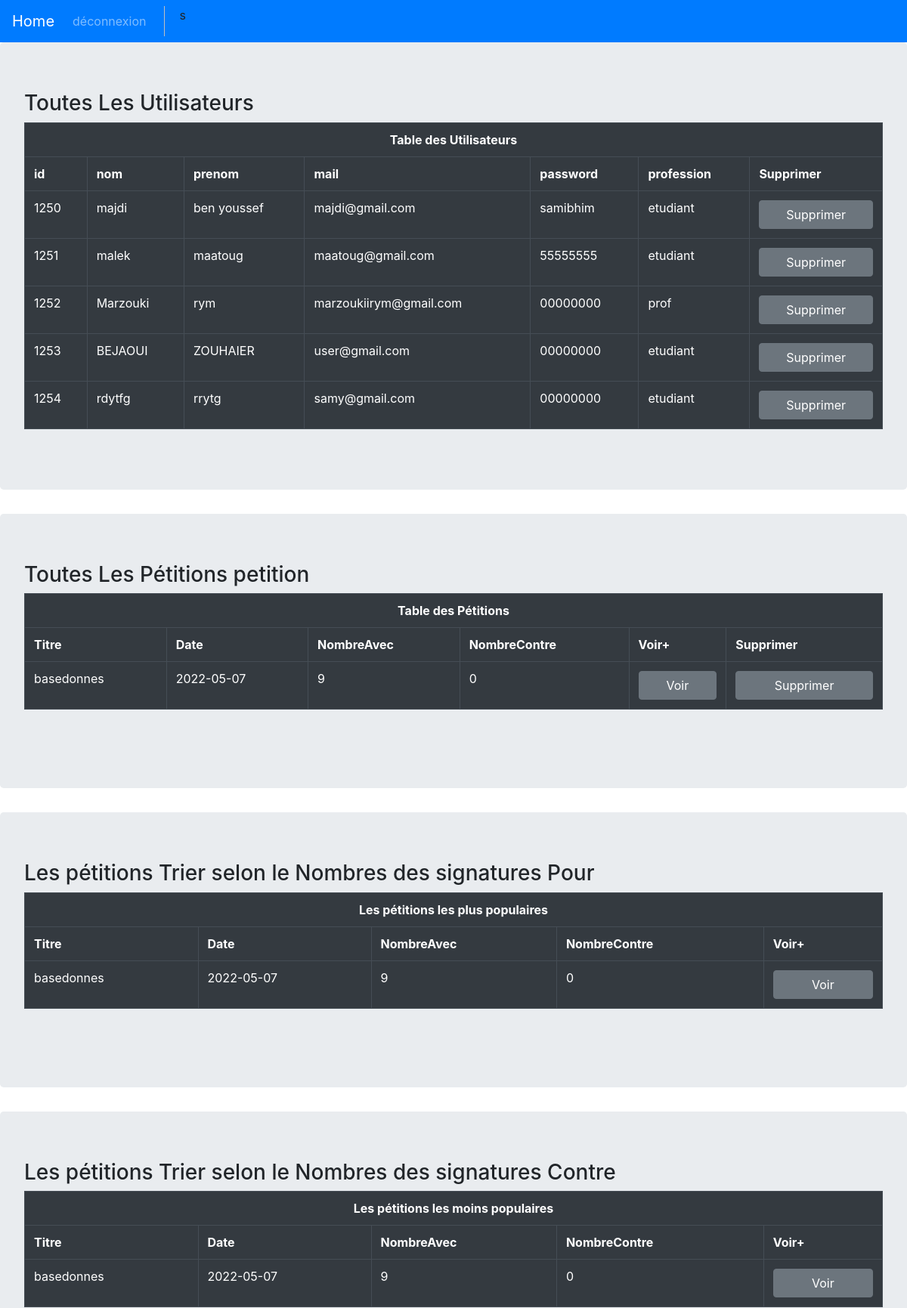
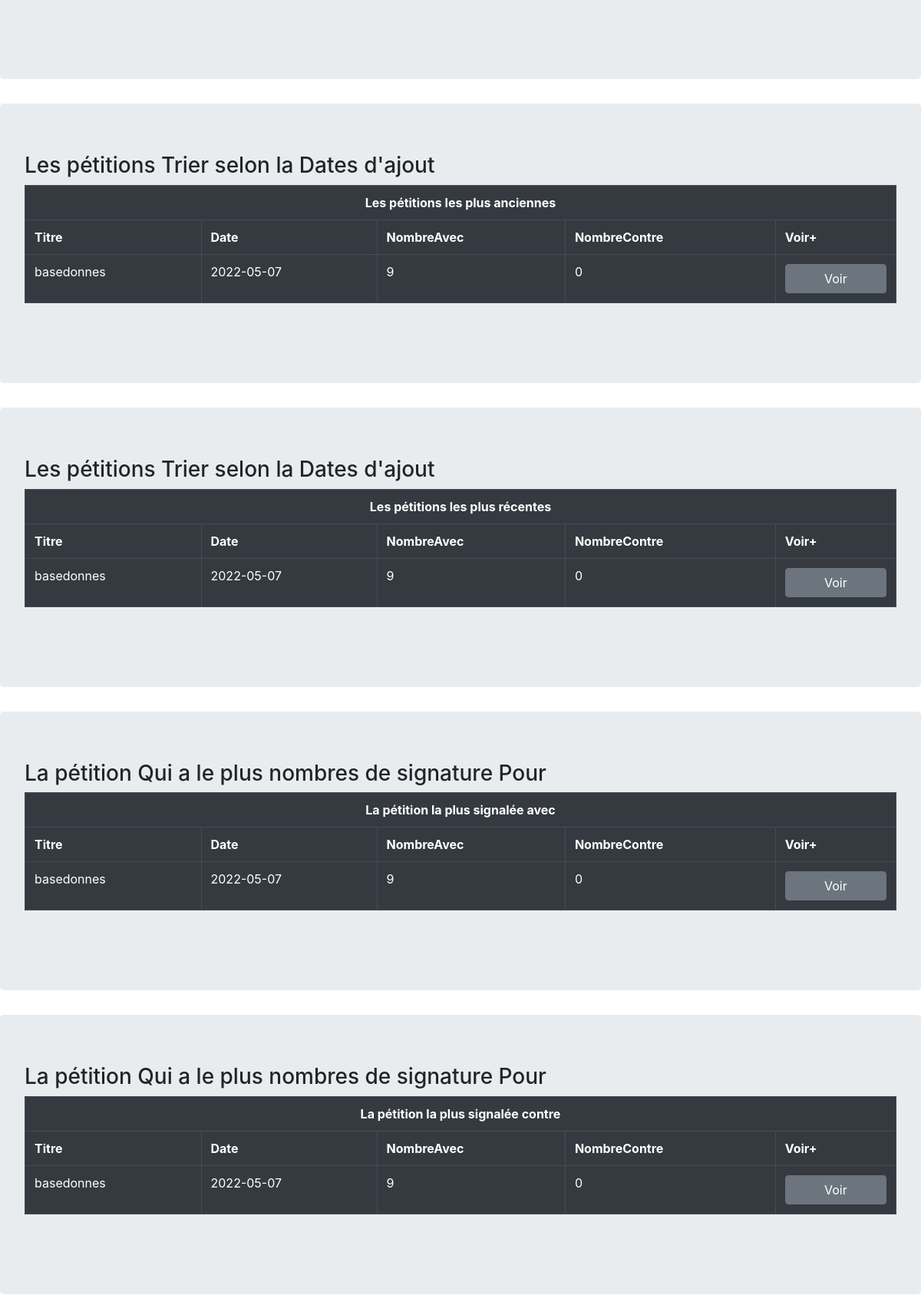
The app's page /admin.php (upper part) with its own data (2 pictures, top to bottom).
### tables this page shows
CREATE TABLE IF NOT EXISTS `utilisateur` (
  `user_id` int(8) NOT NULL AUTO_INCREMENT,
  `user_nom` varchar(100) NOT NULL,
  `user_pnom` varchar(100) NOT NULL,
  `user_mail` varchar(100) NOT NULL,
  `user_mdp` varchar(100) NOT NULL,
  `user_profession` varchar(20) NOT NULL,
  PRIMARY KEY (`user_id`),
  UNIQUE KEY `user_mail` (`user_mail`)
);

CREATE TABLE IF NOT EXISTS `petition` (
  `petition_id` int(8) NOT NULL AUTO_INCREMENT,
  `petition_titre` text NOT NULL,
  `petition_text` text NOT NULL,
  `petition_date` date NOT NULL,
  `avec` int(10) DEFAULT '0',
  `contre` int(10) DEFAULT '0',
  `user_id` int(8) NOT NULL,
  PRIMARY KEY (`petition_id`),
  KEY `user_id` (`user_id`)
);

### admin.php (the view, shortened to what this page needs)
<link rel="stylesheet" href="https://stackpath.bootstrapcdn.com/bootstrap/4.3.1/css/bootstrap.min.css">
<nav class="navbar navbar-expand-sm bg-primary navbar-dark ">
    <a class="navbar-brand" href="admin.php">Home</a>
    <ul class="navbar-nav">
        <li class="nav-item"><a href="login.php" class="nav-link">déconnexion</a></ol>
        <li class="nav-item"><a diseabled class="nav-link"><?php session_start(); echo $_SESSION['mail'] ?></a></li>
        <li class="nav-item"><img width="5%" height="100%" src="export.php?mail=img@img.com"/></li>s
    </ul>
</nav>
<?php
$servername = 'localhost';
$username = 'root';
$password = '';
$dbname = 'pweb';
try{
    $dbco = new PDO("mysql:host=$servername;dbname=$dbname", $username, $password);
    $dbco->setAttribute(PDO::ATTR_ERRMODE, PDO::ERRMODE_EXCEPTION);
    $sth = $dbco->prepare("SELECT * FROM utilisateur where user_profession not like 'admin'");
    $sth->execute();
    $result = $sth->fetchAll();
    echo "<div class='jumbotron'>";
    echo "<h3>Toutes Les Utilisateurs</h3>";
    echo "<table border='1' class='table table-dark table-hover'>";
    echo "<tr><th colspan='7'><center>Table des Utilisateurs</center></th></tr>";
    echo "<tr>";
    echo "<th>id</th>";
    echo "<th>nom</th>";
    echo "<th>prenom</th>";
    echo "<th>mail</th>";
    echo "<th>password</th>";
    echo "<th>profession</th>";
    echo "<th>Supprimer</th>";
    echo "</tr>";
    if(count($result) > 0){
    foreach($result as $row){
        echo "<tr>";
        echo "<td>".$row['user_id']."</td>";
        echo "<td>".$row['user_nom']."</td>";
        echo "<td>".$row['user_pnom']."</td>";
        echo "<td>".$row['user_mail']."</td>";
        echo "<td>".$row['user_mdp']."</td>";
        echo "<td>".$row['user_profession']."</td>";
        echo "<td><a class='btn btn-secondary btn-block' href='suppuser.php?id=".$row['user_id']."'>Supprimer</a></td>";
        echo "</tr>";
    }
    }
    else{
        echo "<tr><td colspan='7'><center>Aucun utilisateur</center></td></tr>";
    }
    echo "</table>";
    echo "</div>";
    $sth = $dbco->prepare("SELECT * FROM petition");
    $sth->execute();
    $resultat = $sth->fetchAll(PDO::FETCH_ASSOC);
    if(empty($resultat)){
        echo "<div class='jumbotron'>";
        echo "<h3>Toutes Les Pétitions petition</h3>";
        echo "<table border='1' class='table table-dark table-hover'>";
        echo "<tr><th colspan='6'><center>Table des Pétitions</center></th></tr>";
        echo "<tr>";
        echo "<th>Titre</th>";
        echo "<th>Date</th>";
        echo "<th>NombreAvec</th>";
        echo "<th>NombreContre</th>";
        echo "<th>Voir+</th>";
        echo "<th>Supprimer</th>";
        echo "</tr>";
        echo "<tr><td colspan='6'><center>Aucune petition</center></td></tr>";
        echo "</table>";
        echo "</div>";
    }
    else{
        echo "<div class='jumbotron'>";
        echo "<h3>Toutes Les Pétitions petition</h3>";
        echo "<table border='1' class='table table-dark table-hover'>";
        echo "<tr><th colspan='6'><center>Table des Pétitions</center></th></tr>";
        echo "<tr>";
        echo "<th>Titre</th>";
        echo "<th>Date</th>";
        echo "<th>NombreAvec</th>";
        echo "<th>NombreContre</th>";
        echo "<th>Voir+</th>";
        echo "<th>Supprimer</th>";
        echo "</tr>";
        foreach($resultat as $row){
            echo "<tr>";
            echo "<td>".$row['petition_titre']."</td>";
            echo "<td>".$row['petition_date']."</td>";
            echo "<td>".$row['avec']."</td>";
            echo "<td>".$row['contre']."</td>";
            echo "<td><a class='btn btn-secondary btn-block' href='voirpetadmin.php?id=".$row['petition_id']."'>Voir</a></td>";
            echo "<td><a class='btn btn-secondary btn-block' href='supppetadmin.php?id=".$row['petition_id']."'>Supprimer</a></td>";
            echo "</tr>";
        }
        echo "</table><br>";
        echo "</div>";
    $sth = $dbco->prepare("SELECT * FROM petition ORDER BY avec DESC");
    $sth->execute();
    $resultat = $sth->fetchAll(PDO::FETCH_ASSOC);
    echo "<div class='jumbotron'>";
    echo "<h3>Les pétitions Trier selon le Nombres des signatures Pour</h3>";
    echo "<table border='1' class='table table-dark table-hover'>";
    echo "<tr><th colspan='6'><center>Les pétitions les plus populaires</center></th></tr>";
    echo "<tr>";
    echo "<th>Titre</th>";
    echo "<th>Date</th>";
    echo "<th>NombreAvec</th>";
    echo "<th>NombreContre</th>";
    echo "<th>Voir+</th>";
    echo "</tr>";
    foreach($resultat as $row){
        echo "<tr>";
        echo "<td>".$row['petition_titre']."</td>";
        echo "<td>".$row['petition_date']."</td>";
        echo "<td>".$row['avec']."</td>";
        echo "<td>".$row['contre']."</td>";
        echo "<td><a class='btn btn-secondary btn-block' href='voirpetadmin.php?id=".$row['petition_id']."'>Voir</a></td>";
        echo "</tr>";
    }
    echo "</table><br>";
    echo "</div>";
    $sth = $dbco->prepare("SELECT * FROM petition ORDER BY avec ASC");
    $sth->execute();
    $resultat = $sth->fetchAll(PDO::FETCH_ASSOC);
    echo "<div class='jumbotron'>";
    echo "<h3>Les pétitions Trier selon le Nombres des signatures Contre</h3>";
    echo "<table border='1' class='table table-dark table-hover'>";
    echo "<tr><th colspan='6'><center>Les pétitions les moins populaires</center></th></tr>";
    echo "<tr>";
    echo "<th>Titre</th>";
    echo "<th>Date</th>";
    echo "<th>NombreAvec</th>";
    echo "<th>NombreContre</th>";
    echo "<th>Voir+</th>";
    echo "</tr>";
    foreach($resultat as $row){
        echo "<tr>";
        echo "<td>".$row['petition_titre']."</td>";
        echo "<td>".$row['petition_date']."</td>";
        echo "<td>".$row['avec']."</td>";
        echo "<td>".$row['contre']."</td>";
        echo "<td><a class='btn btn-secondary btn-block' href='voirpetadmin.php?id=".$row['petition_id']."'>Voir</a></td>";
        echo "</tr>";
    }
    echo "</table><br>";
    echo "</div>";
    $sth = $dbco->prepare("SELECT * FROM petition ORDER BY petition_date ASC");
    $sth->execute();
    $resultat = $sth->fetchAll(PDO::FETCH_ASSOC);
    echo "<div class='jumbotron'>";
    echo "<h3>Les pétitions Trier selon la Dates d'ajout</h3>";
    echo "<table border='1' class='table table-dark table-hover'>";
    echo "<tr><th colspan='6'><center>Les pétitions les plus anciennes</center></th></tr>";
    echo "<tr>";
    echo "<th>Titre</th>";
    echo "<th>Date</th>";
    echo "<th>NombreAvec</th>";
    echo "<th>NombreContre</th>";
    echo "<th>Voir+</th>";
    echo "</tr>";
    foreach($resultat as $row){
        echo "<tr>";
        echo "<td>".$row['petition_titre']."</td>";
        echo "<td>".$row['petition_date']."</td>";
        echo "<td>".$row['avec']."</td>";
        echo "<td>".$row['contre']."</td>";
        echo "<td><a class='btn btn-secondary btn-block' href='voirpetadmin.php?id=".$row['petition_id']."'>Voir</a></td>";
        echo "</tr>";
    }
    echo "</table><br>";
    echo "</div>";
    $sth = $dbco->prepare("SELECT * FROM petition ORDER BY petition_date DESC");
    $sth->execute();
    $resultat = $sth->fetchAll(PDO::FETCH_ASSOC);
    echo "<div class='jumbotron'>";
    echo "<h3>Les pétitions Trier selon la Dates d'ajout</h3>";
    echo "<table border='1' class='table table-dark table-hover'>";
    echo "<tr><th colspan='6'><center>Les pétitions les plus récentes</center></th></tr>";
    echo "<tr>";
    echo "<th>Titre</th>";
    echo "<th>Date</th>";
    echo "<th>NombreAvec</th>";
    echo "<th>NombreContre</th>";
    echo "<th>Voir+</th>";
    echo "</tr>";
    foreach($resultat as $row){
        echo "<tr>";
        echo "<td>".$row['petition_titre']."</td>";
        echo "<td>".$row['petition_date']."</td>";
        echo "<td>".$row['avec']."</td>";
        echo "<td>".$row['contre']."</td>";
        echo "<td><a class='btn btn-secondary btn-block' href='voirpetadmin.php?id=".$row['petition_id']."'>Voir</a></td>";
        echo "</tr>";
    }
    echo "</table><br>";
    echo "</div>";
    $sth = $dbco->prepare("SELECT * FROM petition where avec =(select max(avec) from petition);");
    $sth->execute();
    $resultat = $sth->fetchAll(PDO::FETCH_ASSOC);
    echo "<div class='jumbotron'>";
    echo "<h3>La pétition Qui a le plus nombres de signature Pour</h3>";
    echo "<table border='1' class='table table-dark table-hover'>";
    echo "<tr><th colspan='6'><center>La pétition la plus signalée avec</center></th></tr>";
    echo "<tr>";
    echo "<th>Titre</th>";
    echo "<th>Date</th>";
    echo "<th>NombreAvec</th>";
    echo "<th>NombreContre</th>";
    echo "<th>Voir+</th>";
    echo "</tr>";
    foreach($resultat as $row){
        echo "<tr>";
        echo "<td>".$row['petition_titre']."</td>";
        echo "<td>".$row['petition_date']."</td>";
        echo "<td>".$row['avec']."</td>";
        echo "<td>".$row['contre']."</td>";
        echo "<td><a class='btn btn-secondary btn-block' href='voirpetadmin.php?id=".$row['petition_id']."'>Voir</a></td>";
        echo "</tr>";
    }
    echo "</table><br>";
    echo "</div>";
    $sth = $dbco->prepare("SELECT * FROM petition where contre = (select max(contre) from petition);");
    $sth->execute();
    $resultat = $sth->fetchAll(PDO::FETCH_ASSOC);
    echo "<div class='jumbotron'>";
    echo "<h3>La pétition Qui a le plus nombres de signature Pour</h3>";
    echo "<table border='1' class='table table-dark table-hover'>";
    echo "<tr><th colspan='6'><center>La pétition la plus signalée contre</center></th></tr>";
    echo "<tr>";
    echo "<th>Titre</th>";
    echo "<th>Date</th>";
    echo "<th>NombreAvec</th>";
    echo "<th>NombreContre</th>";
    echo "<th>Voir+</th>";
    echo "</tr>";
    foreach($resultat as $row){
        echo "<tr>";
        echo "<td>".$row['petition_titre']."</td>";
        echo "<td>".$row['petition_date']."</td>";
        echo "<td>".$row['avec']."</td>";
        echo "<td>".$row['contre']."</td>";
        echo "<td><a class='btn btn-secondary btn-block' href='voirpetadmin.php?id=".$row['petition_id']."'>Voir</a></td>";
        echo "</tr>";
    }
    echo "</table><br>";
    echo "</div>";
}
}
catch(PDOException $e){
    echo "Connection failed: " . $e->getMessage();
}
?>

### records on screen
utilisateur: user_id "1250", user_nom "majdi", user_pnom "ben youssef", user_mail "majdi@gmail.com", user_mdp "samibhim", user_profession "etudiant"
utilisateur: user_id "1251", user_nom "malek", user_pnom "maatoug", user_mail "maatoug@gmail.com", user_mdp "55555555", user_profession "etudiant"
utilisateur: user_id "1252", user_nom "Marzouki", user_pnom "rym", user_mail "marzoukiirym@gmail.com", user_mdp "00000000", user_profession "prof"
utilisateur: user_id "1253", user_nom "BEJAOUI", user_pnom "ZOUHAIER", user_mail "user@gmail.com", user_mdp "00000000", user_profession "etudiant"
utilisateur: user_id "1254", user_nom "rdytfg", user_pnom "rrytg", user_mail "samy@gmail.com", user_mdp "00000000", user_profession "etudiant"
petition: petition_titre "basedonnes", petition_date "2022-05-07", avec "9", contre "0"
